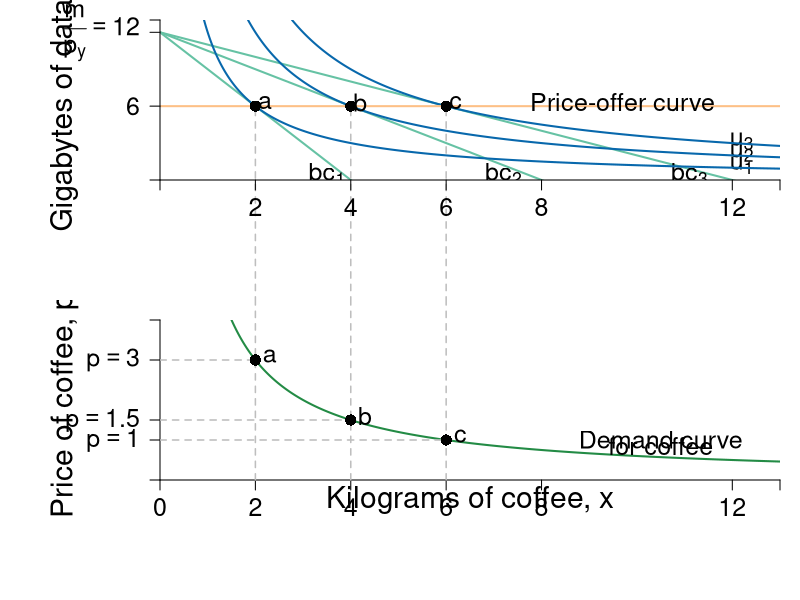

The R source for this figure:
#Graph Designer: Simon Halliday
#Authors: Bowles and Halliday
#Title: Microeconomics: Competition, Conflict and Coordination

library(shape)
pdf(file = "constrained_optimization/cd_coffee_stacked.pdf", width = 9, height = 14)

#Set parameters for graphics
pointsize <- 1.8
axislabelsize <- 1.8
labelsize <- 1.5
namesize <- 1.8
annotatesize <- 1.5
graphlinewidth <- 2
segmentlinewidth <- 1.5


COL <- c("#7fc97f", "#beaed4", "#fdc086", "#ffff99", "#386cb0", "#f0027f", "#bf5b17", "#666666")
COLA <- c("#e0f3db", "#99d8c9","#66c2a4","#41ae76", "#238b45", "#005824")
COLB <- c("#4eb3d3", "#2b8cbe", "#0868ac","#084081")

#Edited the margins to cater for the larger LHS labels
par(mar =  c(6, 8, 1, 1), mfrow = c(2,1))


# demandcd ----------------------------------------------------------------


uA <- function(x, y, alpha = 0.5) {
  x^(alpha)*y^(1 - alpha)
}

bcA <- function(x, w = 20, p = 2) {
  w - p*x
}


xlims <- c(0, 13)
ylims <- c(0, 13)

npts <- 501 
x <- seq(xlims[1], xlims[2], length.out = npts)
y <- seq(ylims[1], ylims[2], length.out = npts) 
a <- c(sqrt(2)*sqrt(6), 2*sqrt(6), 6)

plot(0, 0, xlim = xlims, ylim = ylims, type = "n",
     xlab = expression(paste("")),
     ylab = expression(paste("")), 
     xaxt = "n", 
     yaxt = "n", 
     cex.lab = axislabelsize, 
     bty = "n",
     xaxs = "i", 
     yaxs = "i")

ticksy <- c(0, 6, 12, ylims[2])
ylabels <- c(NA, 6, expression(paste(frac(m,p[y])==12 )), NA)
ticksx <- c(0, 2, 4, 6, 8, 12, xlims[2])
xlabels <- c(NA, 2, 4, 6, 8, 12, NA)


npts <- 500 
xx1 <- seq(xlims[1], xlims[2], length.out = npts)

lines(xx1, bcA(xx1, w = 12, p = 1), col = COLA[3], lwd = graphlinewidth)
lines(xx1, bcA(xx1, w = 12, p = 1.5), col = COLA[3], lwd = graphlinewidth)
lines(xx1, bcA(xx1, w = 12, p = 3), col = COLA[3], lwd = graphlinewidth)
#lines(xx1, indiffA1(xx1, uA = 20, rmax = 2.5, xmax = 10), col = COLB[4], lwd = graphlinewidth)


#Label Axes
#mtext(expression(paste("Kilograms of coffee, ", x)), side=1, line = 2.5, cex = axislabelsize)

#text(0.5*xlims[2], -2, expression(paste("Kilograms of coffee, ", x)), xpd = TRUE, cex = axislabelsize) 
text(-2, 0.5*ylims[2], expression(paste("Gigabytes of data, ", y)), xpd = TRUE, cex = axislabelsize, srt = 90) 

#segments(0, 6, 6, 6, lty = 2, col = "gray" , lwd = segmentlinewidth, xpd = TRUE)
segments(2, -10, 2, 6, lty = 2, col = "gray" , lwd = segmentlinewidth, xpd = TRUE)
segments(4, -10, 4, 6, lty = 2, col = "gray" , lwd = segmentlinewidth, xpd = TRUE)
segments(6, -10, 6, 6, lty = 2, col = "gray" , lwd = segmentlinewidth, xpd = TRUE)

#Label the budget curve functions for the HG, Aisha
text(3.5, 0.5, expression(bc[1]), cex = annotatesize)
text(7.2, 0.5, expression(bc[2]), cex = annotatesize)
text(11.1, 0.5, expression(bc[3]), cex = annotatesize)

#adding iso-welfare functions:

#Label the iso-welfare functions for the HG, Aisha
text(12.2, 1.2, expression(u[1]), cex = annotatesize)
text(12.2, 2.2, expression(u[2]), cex = annotatesize)
text(12.2, 3.15, expression(u[3]), cex = annotatesize)
#text(6.6, 8.3, expression(u[4]^A))

contour(x, y, 
        outer(x, y, uA),
        drawlabels = FALSE,
        col = COLB[3],
        lwd = graphlinewidth,
        levels = a, 
        xaxs = "i", 
        yaxs = "i", 
        add = TRUE)

abline(h=6, col=COL[3], lwd=graphlinewidth)


points(2, 6, pch = 16, col = "black", cex = 1.5)
text(2.2, 6.3, expression(a), cex = annotatesize)
points(4, 6, pch = 16, col = "black", cex = 1.5)
text(4.2, 6.3, expression(b), cex = annotatesize)
points(6, 6, pch = 16, col = "black", cex = 1.5)
text(6.2, 6.3, expression(c), cex = annotatesize)

#Arrows(8.5, 6, 6.5, 6, col = "black", lty = 1, lwd = 2, arr.type = "triangle", arr.lwd = 0.5)
text(9.7, 6.3, expression(paste("Price-offer curve")), cex = annotatesize)

axis(1, at = ticksx, pos = 0, labels = xlabels, cex.axis = labelsize)
axis(2, at = ticksy, pos = 0, labels = ylabels, las = 1, cex.axis = labelsize)


# cd_demand_coffeedata ----------------------------------------------------


ppf <- function(x, slope = 1, bary = 20) {
  bary - slope * x
}

demand <- function(x, alpha = 0.5, endowment = 12){
  (endowment*alpha)/x
}

uFn <- function(x, y, alpha = 0.8){
  ((x)^alpha)*(y^(1-alpha))
}

indiffA <- function(x, ubar = uFn(8,2) - 1, alpha = 0.3) {
  (ubar/ ((x)^alpha))^(1/ (1 - alpha))
}

ylims <- c(0, 4)
xlims <- c(0, 13)

npts <- 501 
x <- seq(xlims[1], xlims[2], length.out = npts)
y <- seq(ylims[1], ylims[2], length.out = npts) 
a <- c(uFn(16, 2), uFn(16, 4), uFn(16, 8)) #alpha = 0.8

plot(0, 0, xlim = xlims, ylim = ylims, type = "n",
     xlab = expression(paste("")),
     ylab = expression(paste("")), 
     xaxt = "n", 
     yaxt = "n", 
     cex.lab = axislabelsize, 
     bty = "n", 
     xaxs = "i", 
     yaxs = "i"
)


ticksx <- c(0, 2, 4, 6, 8, 12, 13)
xlabels <- c(0, 2, 4, 6, 8, 12, NA)
ticksy <- c(ylims[1], 1, 1.5, 3, ylims[2])
ylabels <- c(NA, expression(paste(p == 1)), expression(paste(p == 1.5)), expression(paste(p == 3)), NA)

axis(1, at = ticksx, pos = 0, labels = xlabels, cex.axis = labelsize)
axis(2, at = ticksy, pos = 0, labels = ylabels, las = 1, cex.axis = labelsize)

npts <- 500 
xx1 <- seq(xlims[1], xlims[2], length.out = npts)
xx2 <- seq(0, xlims[2], length.out = npts)
xx3 <- seq(xlims[1], 0, length.out = npts)

#Draw the graphs
lines(xx1, demand(xx1), col = COLA[5], lwd = graphlinewidth)

#Axis labels
text(0.5*xlims[2], -.5, expression(paste("Kilograms of coffee, ", x)), xpd = TRUE, cex = axislabelsize) 
text(-2, 0.5*ylims[2], expression(paste("Price of coffee, ", p[x])), xpd = TRUE, cex = axislabelsize, srt = 90) 

#Add mrs = mrt at i
text(11, 16.75, expression(paste("for ", alpha == 0.5, " and ", m == 100)), cex = labelsize)
text(11, 15.25, expression(paste("then ", x == 5)), cex = labelsize)
text(11, 16, expression(paste("when ", p[x] == 10)), cex = labelsize)
Arrows(10, 15, 5.5, 10.5, col = "black", lty = 1, lwd = 2, arr.type = "triangle", arr.lwd = 0.5)

#Label the indifference curves
text(8.1, 38, expression(u[1]^A), cex = labelsize)
text(9.5, 38, expression(u[2]^A), cex = labelsize)
text(11.3, 38, expression(u[3]^A), cex = labelsize)

#Label the feasible frontiers
text(10.5, 1, expression(paste("Demand curve")), cex = labelsize)
text(10.5, 0.85, expression(paste("for coffee")), cex = labelsize)
text(14, 6, expression(paste(x == frac(alpha*m, p[x]), " or")), cex = labelsize)
text(14, 4.5, expression(paste(p[x] == frac(alpha*m, x))), cex = labelsize)

#Vector of quantity demanded from the adjacent figure
demandx <- c(2, 4, 6)
#Segments for the prices and quantities
segments(0, demand(demandx[1]), demandx[1], demand(demandx[1]), lty = 2, col = "gray", lwd = segmentlinewidth)
segments(demandx[1], 0, demandx[1], demand(demandx[1]) + 1.5, lty = 2, col = "gray", lwd = segmentlinewidth, xpd = TRUE)
segments(0, demand(demandx[2]), demandx[2], demand(demandx[2]), lty = 2, col = "gray", lwd = segmentlinewidth)
segments(demandx[2], 0, demandx[2], demand(demandx[2]) + 3.5, lty = 2, col = "gray", lwd = segmentlinewidth, xpd = TRUE)
segments(0, demand(demandx[3]), demandx[3], demand(demandx[3]), lty = 2, col = "gray", lwd = segmentlinewidth)
segments(demandx[3], 0, demandx[3], demand(demandx[3]) + 4.5, lty = 2, col = "gray", lwd = segmentlinewidth, xpd = TRUE)

points(demandx[1], demand(demandx[1]), pch = 16, col = "black", cex = 1.5)
points(demandx[2], demand(demandx[2]), pch = 16, col = "black", cex = 1.5)
points(demandx[3], demand(demandx[3]), pch = 16, col = "black", cex = 1.5)

text(demandx[1] + 0.3, demand(demandx[1]) + 0.1, 
     expression(paste(a)), cex = annotatesize)

text(demandx[2] + 0.3, demand(demandx[2]) + 0.1, 
     expression(paste(b)), cex = annotatesize)

text(demandx[3] + 0.3, demand(demandx[3]) + 0.1, 
     expression(paste(c)), cex = annotatesize)

dev.off()
